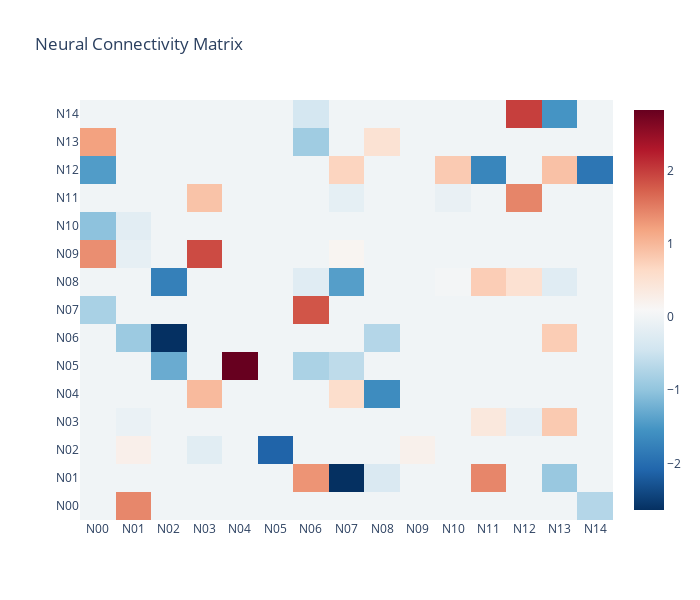

Write notebook code for a chart like this one.
### Markdown cell above
## 4. Interactive Heatmaps for Connectivity Analysis

Heatmaps are excellent for visualizing matrices like connectivity, correlation, or cross-correlation data. Interactive versions allow detailed exploration of matrix elements.

### Code cell
# Basic connectivity heatmap
print("Creating interactive connectivity heatmap...")

# Create labels for nodes
node_labels = [f'N{i:02d}' for i in range(connectivity.shape[0])]

fig7 = braintools.visualize.interactive_heatmap(
    data=connectivity,
    x_labels=node_labels,
    y_labels=node_labels,
    title="Neural Connectivity Matrix",
    colorscale='RdBu_r',  # Red-Blue colorscale, reversed
    width=700,
    height=600
)

fig7.show()

print("\n🔗 Connectivity analysis:")
print(f"   • Matrix size: {connectivity.shape}")
print(f"   • Connection density: {np.mean(connectivity != 0):.1%}")
print(f"   • Weight range: [{connectivity.min():.2f}, {connectivity.max():.2f}]")
print("   • Hover over cells to see exact connection weights")

### Figure 1 — Plotly figure (JSON) as saved in the notebook; plotly's stock layout.template omitted (floating-point values rounded to 4 significant figures; data arrays with more than 128 entries replaced by an {"elided": "..."} marker saying what was removed)
{"data": [{"colorscale": [[0.0, "rgb(5,48,97)"], [0.1, "rgb(33,102,172)"], [0.2, "rgb(67,147,195)"], [0.3, "rgb(146,197,222)"], [0.4, "rgb(209,229,240)"], [0.5, "rgb(247,247,247)"], [0.6, "rgb(253,219,199)"], [0.7, "rgb(244,165,130)"], [0.8, "rgb(214,96,77)"], [0.9, "rgb(178,24,43)"], [1.0, "rgb(103,0,31)"]], "hoverongaps": false, "x": ["N00", "N01", "N02", "N03", "N04", "N05", "N06", "N07", "N08", "N09", "N10", "N11", "N12", "N13", "N14"], "y": ["N00", "N01", "N02", "N03", "N04", "N05", "N06", "N07", "N08", "N09", "N10", "N11", "N12", "N13", "N14"], "z": {"elided": "15x15 float values"}, "type": "heatmap"}], "layout": {"title": {"text": "Neural Connectivity Matrix"}, "width": 700, "height": 600}}
